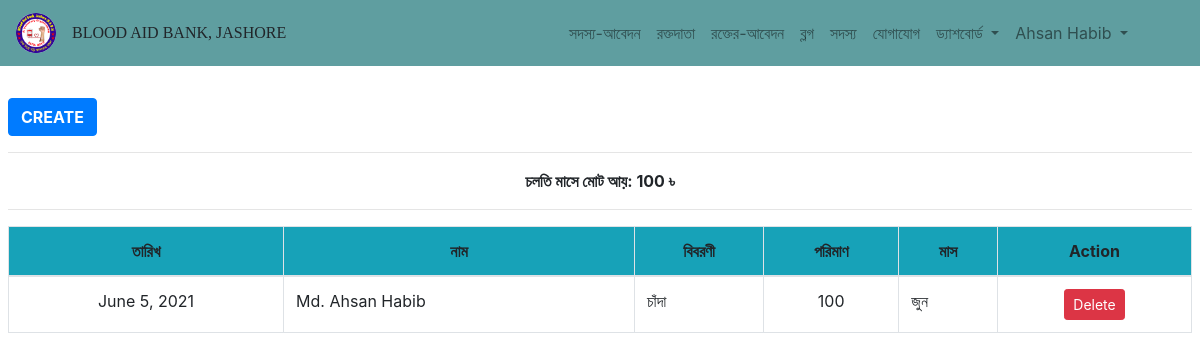
The page /statement/tax/ (signed in) on the database its author committed.
### Statement/models.py (models this page shows, shortened)
class Tax(models.Model):
    TAX_CHOICES =(
        ('চাঁদা','চাঁদা'),
        ('অনুদান','অনুদান'),
        ('অনান্য','অনান্য'),
    )
    MONTH_CHOICES = (
        ('জানুয়ারি', 'জানুয়ারি'),
        ('ফেব্রুয়ারি', 'ফেব্রুয়ারি'),
        ('মার্চ', 'মার্চ'),
        ('এপ্রিল','এপ্রিল'),
        ('মে', 'মে'),
        ('জুন', 'জুন'),
        ('জুলাই', 'জুলাই'),
        ('আগস্ট', 'আগস্ট'),
        ('সেপ্টেম্বর', 'সেপ্টেম্বর'),
        ('অক্টোবর', 'অক্টোবর'),
        ('নভেম্বর', 'নভেম্বর'),
        ('ডিসেম্বর', 'ডিসেম্বর'),
    )
    name = models.ForeignKey(OrganizationMember, on_delete=models.CASCADE, verbose_name="নাম")
    category = models.CharField(max_length =100, default="চাঁদা", choices=TAX_CHOICES, verbose_name="বিবরণী", null=False)
    amount = models.IntegerField(null=False, default=0, verbose_name="পরিমাণ")
    month = models.CharField(max_length= 100, choices=MONTH_CHOICES, verbose_name="মাস")
    date = models.DateField(auto_now_add=True, verbose_name="তারিখ")
    REQUIRED_FIELDS = ('name', 'category','amount', 'month')

### Bloodbank/models.py (models this page shows)
class OrganizationMember(models.Model):
    GENDER_CHOICE = (
        ('Male', 'Male'),
        ('Female', 'Female'),
    )
    id_no = models.CharField(max_length =15, null = True, blank = True, verbose_name ="আইডি নং-")
    name = models.CharField(max_length=100, verbose_name="সদস্যের নাম")
    designation = models.ForeignKey(Designation,on_delete=models.CASCADE, max_length=200, verbose_name = 'পদবি', null=False)
    gender = models.CharField(max_length = 10,default = 'Select', choices = GENDER_CHOICE, verbose_name = 'লিঙ্গ', null=False)
    phone = models.CharField(max_length =14, verbose_name="মোবাইল নাম্বার")
    institution = models.CharField(max_length = 100, verbose_name = 'শিক্ষা-প্রতিষ্ঠান')
    blood_group = models.ForeignKey(BloodGroup, on_delete=models.CASCADE, verbose_name = 'রক্তের গ্রুপ', null=False)
    location = models.ForeignKey(Upazila, on_delete=models.CASCADE, verbose_name="উপজেলা/থানা", null=False)
    zilla = models.ForeignKey(Zilla, on_delete=models.CASCADE, verbose_name="জেলা", null=False)
    image  = models.ImageField(upload_to = 'Member/', default = '', verbose_name = 'ছবি')
    def __str__(self):
        return self.name
    class Meta:
        verbose_name_plural = "Member"

### Statement/views.py (the view)
# urls.py: path('tax/', views.showTax, name='show_tax'),
@login_required
def showTax(request):
    tax = Tax.objects.order_by('-date').all()
    amount = Tax.objects.aggregate(Sum('amount'))
    return render(request, 'Statement/tax.html',context={'tax':tax,'amount':amount})

### templates/Statement/tax.html
{% extends "base.html" %}
{% load crispy_forms_tags %}
{% load static %}
{% block content %}
    <div class="py-5 px-2" style="margin-top:50px">
        <div>
            <a class="btn btn-primary font-weight-bold" type="button" href="{% url 'Statement:add_tax'%}">CREATE</a>
            <hr>
            <p class="text-center font-weight-bold">চলতি মাসে মোট আয়: {{amount.amount__sum}} &#2547;</p>
            <hr>
        </div>
        <div class="table-responsive">
            <table class="table table-bordered">
                <thead class="bg-info text-center">
                  <tr>
                    <th scope="col">তারিখ</th>
                    <th scope="col">নাম</th>
                    <th scope="col">বিবরণী</th>
                    <th scope="col">পরিমাণ</th>
                    <th scope="col">মাস</th>
                    <th scope="col">Action</th>
                  </tr>
                </thead>
                <tbody>
                  {% for l in tax %}
                    <tr>
                      <td class="text-center">{{l.date}}</td>
                      <td>{{l.name}}</td>
                      <td>{{l.category}}</td>
                      <td class="text-center">{{l.amount}}</td>
                      <td>{{l.month}}</td>
                        <td class="text-center">
                          <a class="btn btn-sm btn-danger" href="{% url 'Statement:delete_tax' l.id %}">Delete</a>
                      </td>
                    </tr>
                  {% endfor %}
                </tbody>
              </table>
        </div>
    </div>
{% endblock %}

### templates/base.html (shortened to what this page needs)
<!DOCTYPE html>
{% load static %}
<html lang="en">
<head>
    <link rel="stylesheet" href="https://cdnjs.cloudflare.com/ajax/libs/font-awesome/5.15.2/css/all.min.css">
    <link rel="stylesheet" href="https://maxcdn.bootstrapcdn.com/bootstrap/4.0.0/css/bootstrap.min.css">
    <link rel="stylesheet" href="{% static 'css/style.css' %}">
</head>
<body>
    <div>
        <nav class="navbar navbar-expand-lg navbar-light fixed-top" style="background-color: cadetblue;">
            <a class="navbar-brand" href="{% url 'Bloodbank:index' %}" >
                <img src="{% static 'images/logo/logo.jpg' %}" alt="Logo" style="width: 40px; height:40px; border-radius:50%">
            </a>
            <p class="text-left mr-auto mt-2 h6" style="font-family: Lucida Sans;">BLOOD AID BANK, JASHORE</p>
            <div class="collapse navbar-collapse" id="navbarSupportedContent">
            <ul class="navbar-nav ml-auto" id="myDIV">
                <li class="nav-item">
                    <a class="nav-link text-center" href="{% url 'Bloodbank:addMember' %}">সদস্য-আবেদন</a>
                </li>
                <li class="nav-item ">
                    <a class="nav-link text-center" href="{% url 'Bloodbank:show_donor' %}" >রক্তদাতা</a>
                </li>
                <li class="nav-item">
                <a class="nav-link text-center" href="{% url 'Bloodbank:show_booking_list'%}">রক্তের-আবেদন</a>
                </li>
                <li class="nav-item">
                    <a class="nav-link text-center" href="{% url 'Blog:blog' %}">ব্লগ</a>
                </li>
                <li class="nav-item">
                    <a class="nav-link text-center" href="{% url 'Bloodbank:member' %}">সদস্য</a>
                </li>
                <li class="nav-item">
                    <a class="nav-link text-center" href="{% url 'Bloodbank:about' %}">যোগাযোগ</a>
                </li>
                {% if user.is_authenticated %}
                <li class="nav-item" style="cursor: pointer;">
                    <div class="dropdown">
                        <a class="nav-link dropdown-toggle text-center" type="button" data-toggle="dropdown">
                            ড্যাশবোর্ড
                        </a>
                    </div>
                </li>
                <li class="nav-item mr-5" style="cursor: pointer;">
                    <div class="dropdown">
                        <a class="nav-link dropdown-toggle text-center" type="button" data-toggle="dropdown">
                            {{user.first_name}} {{user.last_name}}
                        </a>
                    </div>
                </li>
                {% else %}
                    <li class="nav-item text-left">
                        <a style="font-weight: bold;" class="nav-link btn btn-sm " href="{% url 'AppLogin:login' %}"><i class="fa fa-fw fa-user"></i>Login</a>
                    </li>
                {% endif%}
            </ul>
            </div>
        </nav>
    </div>
    {% block content %}
    {% endblock %}
</body>
</html>

### rows shown on the page
Tax: date "June 5, 2021", name "Md. Ahsan Habib", category "চাঁদা", amount "100", month "জুন"

### other values the page prints
{{ user.first_name }} "Ahsan"
{{ user.last_name }} "Habib"
{{ amount.amount__sum }} "100"
